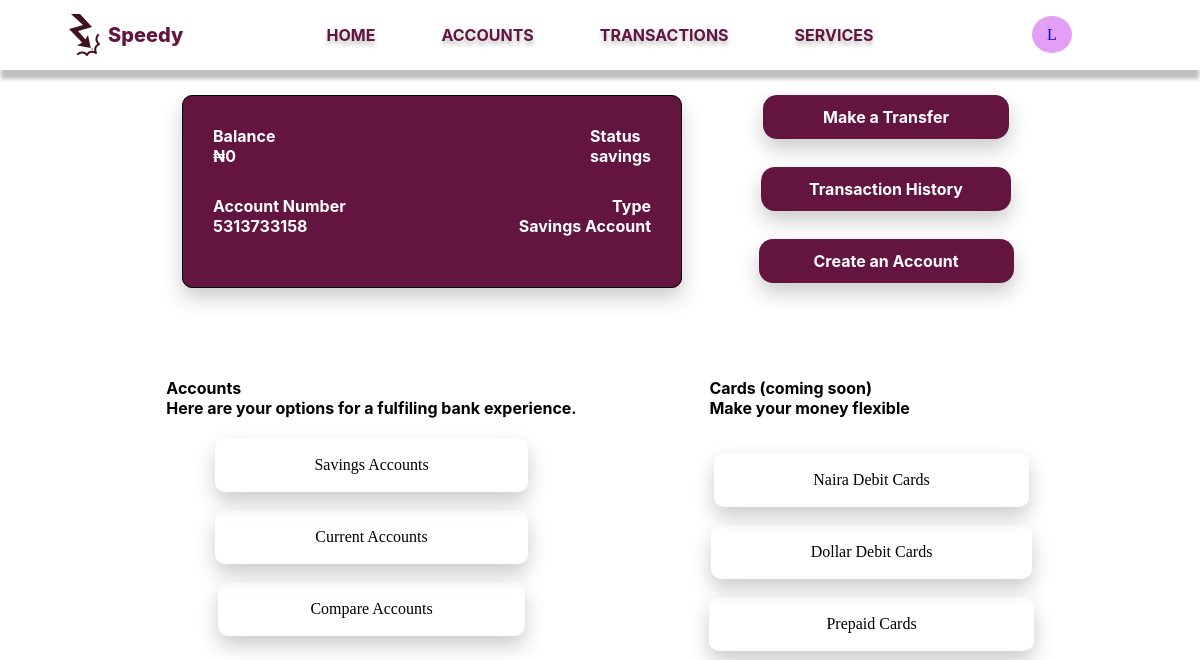
The app's page /Lilian/home (signed in) with its own data.
### app/models.py (models this page shows, shortened)
class Customer(db.Model):
  id = db.Column(db.Integer, primary_key=True)
  user_id = db.Column(db.Integer,db.ForeignKey('user.id'))
  first_name = db.Column(db.String(140))
  last_name = db.Column(db.String(140))
  email = db.Column(db.String(120), index=True, unique=True)
  phone_number = db.Column(db.String(204), unique=True)
  username = db.Column(db.String(200))
  address = db.relationship('Address', backref='customer', lazy='dynamic')
  dob = db.Column(db.DateTime)
  date_created= db.Column(db.DateTime, default=datetime.utcnow)
  bank_name = db.Column(db.String(240), default="Speedy")
  accounts = db.relationship('Account', backref='customer', lazy='dynamic')

class Account(db.Model):
  id = db.Column(db.Integer, primary_key=True)
  cus_id = db.Column(db.Integer, db.ForeignKey('customer.id'))
  account_number = db.Column(db.String(100), nullable=False)
  account_pin = db.Column(db.String(4))
  acc_type = db.Column(db.String(240))
  status = db.Column(db.String(10), default='active')
  balance = db.Column(db.Integer)
  bank_name = db.Column(db.String(240), default="Speedy", nullable=False)
  date_created = db.Column(db.DateTime, default=datetime.utcnow)
  req_clos = db.Column(db.String(3), default="No")
  transactions = db.relationship('Transaction', backref='account', lazy='dynamic')
  def parse_balance(self):
    balance = list(str(self.balance))
    num = len(str(self.balance))
    j = 0
    return "".join(balance)

### app/routes.py (the view)
@app.route('/<username>/home')
@login_required
def user_home(username):
    customer: Customer = Customer.query.filter_by(user_id=current_user.id).first()
    accounts = Account.query.filter_by(cus_id=customer.id).all()
    for account in accounts:
            if account.req_clos == 'Yes':
                accounts.remove(account)
    if username != customer.username:
        return redirect(url_for('user_home', username=customer.username))
    return render_template('user_home.html', username=username, customer=customer, account=accounts[0])

### app/models.py (called while the page is built)
@login.user_loader
def load_user(id):
  return User.query.get(int(id))

### app/templates/user_home.html (shortened to what this page needs)
{% extends 'nav-bar.html' %}
{% block content %}
<head>
    <link rel="stylesheet" href="{{ url_for('static', filename='styles/user_home.css'   ) }}">
</head>
    <div class="user_home">
        <div class="top-sec">
            <div class="bal-box">
                <div class="acc-sta">
                    <div class="balance">
                        <p>Balance</p>
                        <p>&#8358;{{ account.parse_balance() }}</p>
                    </div>
                    <div class="status">
                        <p>Status</p>
                        <p>{{ account.acc_type}}</p>
                    </div>
                </div>
                <div class="num-type">
                    <div class="num">
                        <p>Account Number</p>
                        <p>{{ account.account_number}}</p>
                    </div>
                    <div class="type">
                        <p>Type</p>
                        <p>Savings Account</p>
                    </div>
                </div>
            </div>
            <div class="act-btn">
                <a href="{{ url_for('transfer', username=customer.username) }}" class="transf">Make a Transfer</a><br>
                <a href="{{ url_for('transactions', username=customer.username) }}" class="transac">Transaction History</a><br>
                <a href="{{ url_for('create_acc', username=customer.username) }}" class="creat">Create an Account</a><br>
            </div>
        </div>
        <div class="bot-sec">
            <div class="accounts">
                <p>Accounts</p>
                <p>Here are your options for a fulfiling bank experience.</p>
                <div class="a-s">
                    <a href="{{ url_for('accounts', username=customer.username)}}" class="sav">Savings Accounts</a><br>
                    <a class="cur">Current Accounts</a><br>
                    <a href="{{ url_for('accounts', username=customer.username)}}" class="comp">Compare Accounts</a><br>
                </div>
            </div>
            <div class="cards">
                <p>Cards (coming soon)</p>
                <p>Make your money flexible</p>
                <div class="n-d">
                    <a class="nai">Naira Debit Cards</a><br>
                    <a class="dol">Dollar Debit Cards</a><br>
                    <a class="prep">Prepaid Cards</a><br>
                </div>
            </div>
        </div>
    </div>
</html>
{% endblock %}

### app/templates/nav-bar.html (shortened to what this page needs)
<!DOCTYPE html>
<html lang="en">
<head>
  <link rel="stylesheet" href="{{ url_for('static', filename='styles/nav-bar.css') }}">
</head>
<body>
  <div class="nav-bar">
    <div class="logo">
      <img src="{{ url_for('static', filename='images/logo.png') }}" alt="">
      <a href="">Speedy</a>
    </div>
    <div class="links">
      <a href="{{ url_for('user_home', username=customer.username)}}">HOME</a>
      <a href="{{ url_for('accounts', username=customer.username)}}">ACCOUNTS</a>
      <a href="{{ url_for('transactions', username=customer.username )}}">TRANSACTIONS</a>
      <a href="{{ url_for('services', username=customer.username) }}">SERVICES</a>
    </div>
    <div class="profile" title="View your profile">
      <a href="{{ url_for('profile', username=customer.username)}}">{{ customer.username[0] }}</a>
    </div>
  </div>
  <div class="content">
    {% block content %}
    {% endblock %}
</body>
</html>

### app/static/styles/nav-bar.css (style rules this page uses)
* { padding: 0; margin: 0; box-sizing: border-box; }
.nav-bar { min-width: 1015px; display: flex; justify-content: space-between; padding: 0 10%; height: 70px; align-items: center; background: #FFF; box-shadow: 0px 10px 4px -1px rgba(0, 0, 0, 0.25); }
.logo { width: 10%; display: flex; align-items: center; }
.logo a { color: #63153F; text-align: center; text-decoration: none; font-family: Inter; font-size: 20px; font-weight: 800; }
.links a { color: #63153F; padding: 0 33px; text-decoration: none; font-family: Inter; font-size: 16px; font-weight: 700; text-shadow: 0px 4px 4px rgba(0, 0, 0, 0.25); }
.profile a { padding: 10px 15px; background: #E39FF6; border-radius: 50%; text-decoration: none; }
.links { width: 30%; display: flex; justify-content: center; }
.profile { width: 10%; }
@media screen and (max-width: 1200px) { .nav-bar { padding: 0 5%; } }

### app/static/styles/user_home.css (style rules this page uses)
* { margin: 0; padding: 0; box-sizing: border-box; }
.user_home { width: 90vw; display: flex; flex-direction: column; align-items: center; margin: 25px auto; }
.top-sec { width: 90%; display: flex; justify-content: space-between; margin-bottom: 70px; }
.bal-box { min-width: 500px; margin: 0 0 0 7%; padding: 30px 30px; border-radius: 10px; border: 1px solid #000; background: #63153F; box-shadow: 0px 10px 20px 0px #ccc; }
.bal-box p { color: #FFF; font-family: Inter; font-size: 16px; font-weight: 700; }
.acc-sta { display: flex; justify-content: space-between; margin-bottom: 30px; }
.num-type { display: flex; justify-content: space-between; }
.type { display: flex; flex-direction: column; align-items: flex-end; }
.act-btn { min-width: 400px; display: flex; flex-direction: column; align-items: center; }
.act-btn a { color: #fff; text-decoration: none; font-family: Inter; font-size: 16px; font-weight: 700; border-radius: 14px; background: #63153F; box-shadow: 0px 10px 20px 0px #ccc; transition: background-color 0.3s, transform 0.3s; }
.act-btn .transf { padding: 12px 60px; margin-bottom: 10px; }
.act-btn .transac { padding: 12px 48px; margin-bottom: 10px; }
.act-btn .creat { padding: 12px 55px; margin-bottom: -13px; }
.bot-sec { margin: 0 auto; display: flex; justify-content: center; min-width: 1000px; }
.accounts { padding: 20px; min-width: 300px; margin: 0 auto; }
.accounts p { color: #000; font-family: Inter; font-size: 16px; font-weight: 700; }
.accounts a { color: #000; text-decoration: none; border-radius: 10px; box-shadow: 0px 10px 20px 0px #ccc; transition: background-color 0.3s, transform 0.3s; }
.a-s { display: flex; flex-direction: column; align-items: center; margin: 20px 0; }
.a-s .sav { padding: 18px 99px; }
.a-s .cur { padding: 18px 100px; }
.a-s .comp { padding: 18px 92px; }
.cards { padding: 20px; min-width: 300px; margin: 0 auto; }
.cards p { color: #000; font-family: Inter; font-size: 16px; font-weight: 700; }
.cards a { color: #000; text-decoration: none; border-radius: 10px; box-shadow: 0px 10px 20px 0px #ccc; transition: background-color 0.3s, transform 0.3s, color 0.3s; }
.n-d { display: flex; flex-direction: column; align-items: center; margin: 20px 0; margin-top: 35px; }
.n-d .nai { padding: 18px 99px; }
.n-d .dol { padding: 18px 100px; }
.n-d .prep { padding: 18px 117px; }

### records on screen
Customer: username "L"
Account: parse_balance "0", acc_type "savings", account_number "5313733158"
